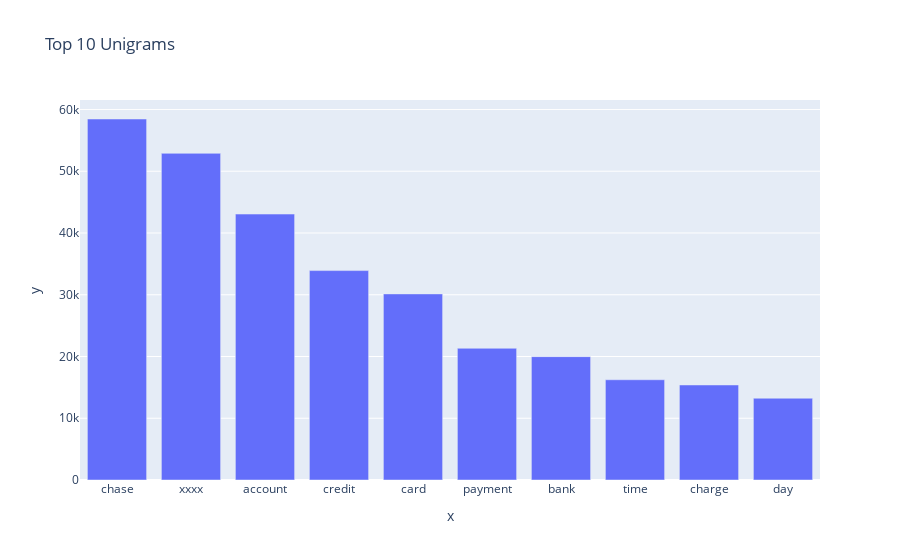

Here is the notebook cell this chart was saved with:
### Code cell
#Print the top 10 words in the unigram frequency
for word, freq in words_freq[:10]:
    print(word, freq)
px.bar(x=[word for word, freq in words_freq[:10]], y=[freq for word, freq in words_freq[:10]], title='Top 10 Unigrams')

### Figure 1 — Plotly figure (JSON) as saved in the notebook; plotly's stock layout.template omitted (floating-point values rounded to 4 significant figures)
{"data": [{"alignmentgroup": "True", "hovertemplate": "x=%{x}<br>y=%{y}<extra></extra>", "legendgroup": "", "marker": {"color": "#636efa", "pattern": {"shape": ""}}, "name": "", "offsetgroup": "", "orientation": "v", "showlegend": false, "textposition": "auto", "type": "bar", "x": ["chase", "xxxx", "account", "credit", "card", "payment", "bank", "time", "charge", "day"], "xaxis": "x", "y": [58460, 52900, 43065, 33912, 30137, 21329, 19978, 16233, 15387, 13243], "yaxis": "y"}], "layout": {"barmode": "relative", "legend": {"tracegroupgap": 0}, "title": {"text": "Top 10 Unigrams"}, "xaxis": {"anchor": "y", "domain": [0, 1], "title": {"text": "x"}}, "yaxis": {"anchor": "x", "domain": [0, 1], "title": {"text": "y"}}}}
